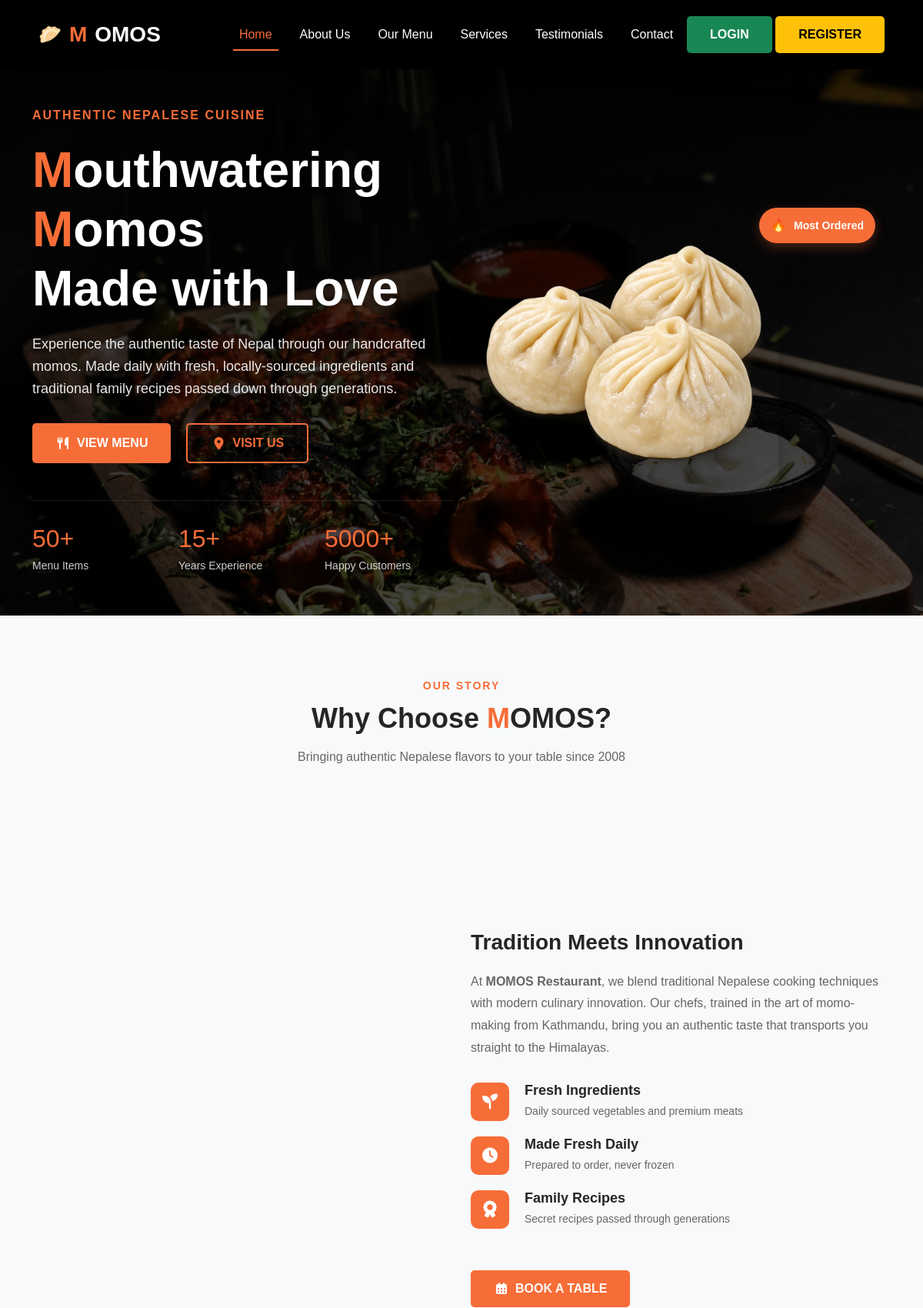
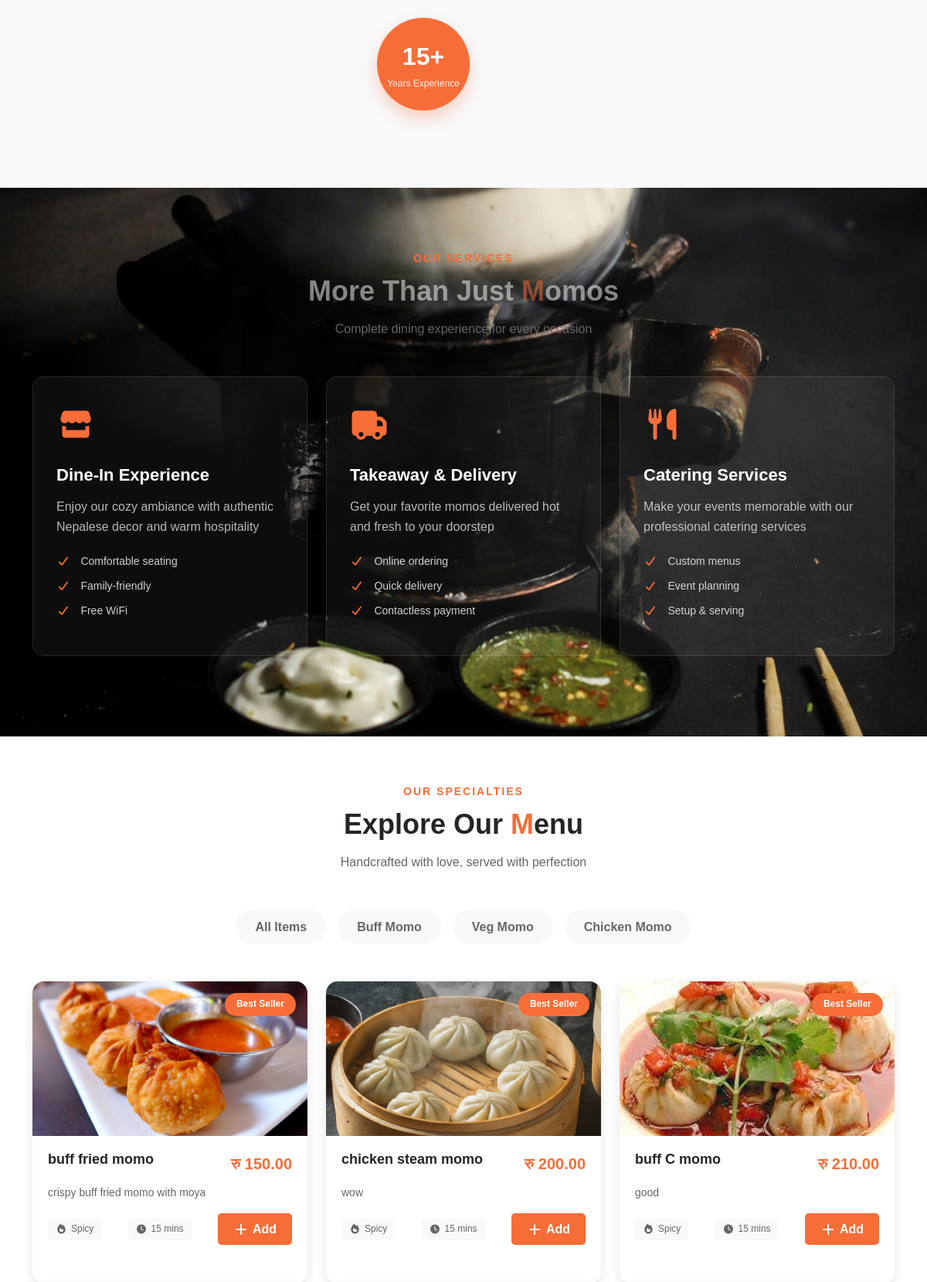
The page / (upper part) on the database its author committed (2 pictures, top to bottom).
### core/models.py (models this page shows, shortened)
class Category(models.Model):
    title=models.CharField(max_length=200)
    image=models.ImageField(upload_to="category_images",null=True)

class Momo(models.Model):
    name=models.CharField(max_length=200) #buff fried momo
    category=models.ForeignKey(Category, on_delete=models.CASCADE,related_name="items") #buff
    desc=models.TextField()
    price=models.DecimalField(max_digits=8,decimal_places=2)
    image=models.ImageField(upload_to="images")
    is_available=models.BooleanField(default=True)
    created_at=models.DateField(auto_now_add=True)
    update_at=models.DateTimeField(auto_now=True)

### core/views.py (the view, shortened to what this page needs)
# urls.py: path("",index,name="index"),
def index(request):
    category=Category.objects.all()
    cateid=request.GET.get('category') #"2","all"
    if cateid == 'all':
        momo=Momo.objects.filter(is_available=True)
    elif cateid:
        momo=Momo.objects.filter(is_available=True,category=cateid)
    else:
        momo=Momo.objects.filter(is_available=True)
    context={
        'category':category,
        "momo":momo
        }
    return render(request,'core/index.html',context)

### core/current.py (called while the page is built)
def current_time(request):
    return {'date':datetime.now()}

### core/templates/core/index.html (shortened to what this page needs)
{% extends "base.html" %}
{% load static %}
{% block content %}
   <section id="home" class="hero-section">
      <div class="container">
         <div class="row align-items-center">
            <div class="col-lg-6 col-md-12">
               <div class="hero-content">
                  <span class="hero-subtitle" data-aos="zoom-out-down"  data-aos-duration="2000">Authentic Nepalese Cuisine</span>
                  <h1 class="hero-title" data-aos="zoom-in-down"  data-aos-duration="2000">
                     <span class="text-orange">M</span>outhwatering<br>
                     <span class="text-orange">M</span>omos<br>
                     Made with Love
                  </h1>
                  <p class="hero-description">
                     Experience the authentic taste of Nepal through our handcrafted momos. Made daily with fresh,
                     locally-sourced ingredients and traditional family recipes passed down through generations.
                  </p>
                  <div class="hero-buttons">
                     <a href="#menu" class="btn btn-primary" data-aos="zoom-out-down"  data-aos-duration="2000">
                        <i class="fas fa-utensils me-2" ></i>View Menu
                     </a>
                     <a href="#contact" class="btn btn-outline"  data-aos="zoom-out-up"  data-aos-duration="2000">
                        <i class="fas fa-map-marker-alt me-2"></i>Visit Us
                     </a>
                  </div>
                  <div class="hero-stats mt-5">
                     <div class="row">
                        <div class="col-4">
                           <div class="stat-item">
                              <h3>50+</h3>
                              <p>Menu Items</p>
                           </div>
                        </div>
                        <div class="col-4">
                           <div class="stat-item">
                              <h3>15+</h3>
                              <p>Years Experience</p>
                           </div>
                        </div>
                        <div class="col-4">
                           <div class="stat-item">
                              <h3>5000+</h3>
                              <p>Happy Customers</p>
                           </div>
                        </div>
                     </div>
                  </div>
               </div>
            </div>
            <div class="col-lg-6 col-md-12">
               <div class="hero-image">
                  <img src="{% static 'images/mo_mo.png' %}" alt="Delicious momos platter" class="img-fluid">
                  <div class="floating-badge">
                     <span>🔥</span>
                     <small>Most Ordered</small>
                  </div>
               </div>
            </div>
         </div>
      </div>
   </section>
   <section id="about" class="about-section section-padding">
      <div class="container">
         <div class="section-header text-center mb-5">
            <span class="section-subtitle">Our Story</span>
            <h2 class="section-title">Why Choose <span class="text-orange">M</span>OMOS?</h2>
            <p class="section-description">Bringing authentic Nepalese flavors to your table since 2008</p>
         </div>
         <div class="row align-items-center">
            <div class="col-lg-6 col-md-12">
               <div class="about-image-wrapper">
                  <img src="{% static 'images/eating.jpg' %}" data-aos="flip-up"  data-aos-duration="3000" alt="Chef preparing momos" class="about-image img-fluid">
                  <div class="experience-badge">
                     <span>15+</span>
                     <small>Years Experience</small>
                  </div>
               </div>
            </div>
            <div class="col-lg-6 col-md-12">
               <div class="about-content">
                  <h3 class="about-heading">Tradition Meets Innovation</h3>
                  <p class="about-text">
                     At <strong>MOMOS Restaurant</strong>, we blend traditional Nepalese cooking techniques with
                     modern culinary innovation. Our chefs, trained in the art of momo-making from Kathmandu,
                     bring you an authentic taste that transports you straight to the Himalayas.
                  </p>
                  <div class="features-list">
                     <div class="feature-item">
                        <div class="feature-icon">
                           <i class="fas fa-seedling"></i>
                        </div>
                        <div class="feature-content">
                           <h5>Fresh Ingredients</h5>
                           <p>Daily sourced vegetables and premium meats</p>
                        </div>
                     </div>
                     <div class="feature-item">
                        <div class="feature-icon">
                           <i class="fas fa-clock"></i>
                        </div>
                        <div class="feature-content">
                           <h5>Made Fresh Daily</h5>
                           <p>Prepared to order, never frozen</p>
                        </div>
                     </div>
                     <div class="feature-item">
                        <div class="feature-icon">
                           <i class="fas fa-award"></i>
                        </div>
                        <div class="feature-content">
                           <h5>Family Recipes</h5>
                           <p>Secret recipes passed through generations</p>
                        </div>
                     </div>
                  </div>
                  <a href="#contact" class="btn btn-primary mt-4">
                     <i class="fas fa-calendar-alt me-2"></i>Book a Table
                  </a>
               </div>
            </div>
         </div>
      </div>
   </section>
   <section id="services" class="services-section section-padding">
      <div class="container">
         <div class="section-header text-center mb-5">
            <span class="section-subtitle">Our Services</span>
            <h2 class="section-title text-white opacity-50">More Than Just <span class="text-orange">M</span>omos</h2>
            <p class="section-description">Complete dining experience for every occasion</p>
         </div>
         <div class="row">
            <div class="col-lg-4 col-md-6 mb-4">
               <div class="service-card">
                  <div class="service-icon">
                     <i class="fas fa-store"></i>
                  </div>
                  <h3>Dine-In Experience</h3>
                  <p>Enjoy our cozy ambiance with authentic Nepalese decor and warm hospitality</p>
                  <ul class="service-features">
                     <li><i class="fas fa-check"></i> Comfortable seating</li>
                     <li><i class="fas fa-check"></i> Family-friendly</li>
                     <li><i class="fas fa-check"></i> Free WiFi</li>
                  </ul>
               </div>
            </div>
            <div class="col-lg-4 col-md-6 mb-4">
               <div class="service-card">
                  <div class="service-icon">
                     <i class="fas fa-truck"></i>
                  </div>
                  <h3>Takeaway & Delivery</h3>
                  <p>Get your favorite momos delivered hot and fresh to your doorstep</p>
                  <ul class="service-features">
                     <li><i class="fas fa-check"></i> Online ordering</li>
                     <li><i class="fas fa-check"></i> Quick delivery</li>
                     <li><i class="fas fa-check"></i> Contactless payment</li>
                  </ul>
               </div>
            </div>
            <div class="col-lg-4 col-md-6 mb-4">
               <div class="service-card">
                  <div class="service-icon">
                     <i class="fas fa-utensils"></i>
                  </div>
                  <h3>Catering Services</h3>
                  <p>Make your events memorable with our professional catering services</p>
                  <ul class="service-features">
                     <li><i class="fas fa-check"></i> Custom menus</li>
                     <li><i class="fas fa-check"></i> Event planning</li>
                     <li><i class="fas fa-check"></i> Setup & serving</li>
                  </ul>
               </div>
            </div>
         </div>
      </div>
   </section>
   <section id="menu" class="menu-section section-padding" id="menufull">
      <div class="container">
         <div class="section-header text-center mb-5">
            <span class="section-subtitle">Our Specialties</span>
            <h2 class="section-title">Explore Our <span class="text-orange">M</span>enu</h2>
            <p class="section-description">Handcrafted with love, served with perfection</p>
         </div>
         <div class="menu-categories mb-5">
            <a href="?category=all#menu"><button class="category-btn " data-filter="all">All Items</button></a>
            {% for i in category %}
            <a href="?category={{i.id}}#menu"><button class="category-btn " >{{i.title}} Momo</button></a>
             {% endfor %}
         </div>
         <div class="row menu-grid">
            {% for i in momo %}
            <div class="col-lg-4 col-md-6 menu-item" data-category="buff">
               <div class="menu-card">
                  <div class="menu-image">
                     <img src="{{i.image.url}}" alt="Buff Steam Momo">
                     <span class="menu-badge">Best Seller</span>
                  </div>
                  <div class="menu-content">
                     <div class="menu-header">
                        <h4>{{i.name}}</h4>
                        <span class="menu-price">रु {{i.price}}</span>
                     </div>
                     <p>{{i.desc}}</p>
                     <div class="menu-footer">
                        <span class="menu-tag"><i class="fas fa-fire"></i> Spicy</span>
                        <span class="menu-tag"><i class="fas fa-clock"></i> 15 mins</span>
                        <button class="add-to-cart" data-item="Buff Steam Momo" data-price="120">
                           <i class="fas fa-plus"></i> Add
                        </button>
                     </div>
                  </div>
               </div>
            </div>
            {% empty %}
            <p class="alert alert-danger text-center">No Item</p>
            {% endfor %}
         </div>
      </div>
   </section>
{% endblock content %}

### core/templates/base.html (shortened to what this page needs)
<!DOCTYPE html>
{% load static %}
<html lang="en">
<head>
   <link href="https://cdn.jsdelivr.net/npm/bootstrap@5.3.0/dist/css/bootstrap.min.css" rel="stylesheet">
   <link rel="stylesheet" href="https://cdnjs.cloudflare.com/ajax/libs/fancybox/2.1.5/jquery.fancybox.min.css">
   <link href="https://unpkg.com/aos@2.3.1/dist/aos.css" rel="stylesheet">
   <link rel="stylesheet" href="https://cdnjs.cloudflare.com/ajax/libs/font-awesome/7.3.0/css/all.min.css"
 />
   <link rel="stylesheet" href="https://cdn.jsdelivr.net/npm/intl-tel-input@29.2.2/dist/css/intlTelInput.css">
   <link rel="stylesheet" href="{% static 'css/style.css' %}">
</head>
<body>
   <header class="header">
      <nav class="navbar navbar-expand-lg new_navbar bg-transparent">
         <div class="container nav-container">
            <a class="navbar-brand brand-logo" href="#home">
               <span class="logo-icon">🥟</span>
               <b>M</b>OMOS
            </a>
            <div class="collapse navbar-collapse" id="navbarNav">
               <ul class="navbar-nav ms-auto mb-2 mb-lg-0">
                  <li class="nav-item">
                     <a class="nav-link active" href="{% url 'index' %}">Home</a>
                  </li>
                  <li class="nav-item">
                     <a class="nav-link" href="{% url 'about' %}">About Us</a>
                  </li>
                  <li class="nav-item">
                     <a class="nav-link" href="{% url 'menu' %}">Our Menu</a>
                  </li>
                  <li class="nav-item">
                     <a class="nav-link" href="{% url 'service' %}">Services</a>
                  </li>
                  <li class="nav-item">
                     <a class="nav-link" href="{% url 'testemonial' %}">Testimonials</a>
                  </li>
                  <li class="nav-item">
                     <a class="nav-link" href="">Contact</a>
                  </li>
               </ul>
               <div>
                  {% if request.user.is_authenticated %}
                  <a href="{% url 'log_out' %}"><button class="btn btn-warning">Logout</button></a>
                  {% else %}
                  <a href="{% url 'log_in' %}"><button class="btn btn-success">Login</button></a>
                  <a href="{% url 'register' %}"><button class="btn btn-warning">Register</button></a>
                  {% endif %}
               </div>
            </div>
         </div>
      </nav>
   </header>
   {% block content %}
   {% endblock content %}
</body>
</html>

### rows shown on the page
Category: title "Buff"
Category: title "Veg"
Category: title "Chicken"
Momo: image (picture), name "buff fried momo", price "150.00", desc "crispy buff fried momo with moya"
Momo: image (picture), name "chicken steam momo", price "200.00", desc "wow"
Momo: image (picture), name "buff C momo", price "210.00", desc "good"
